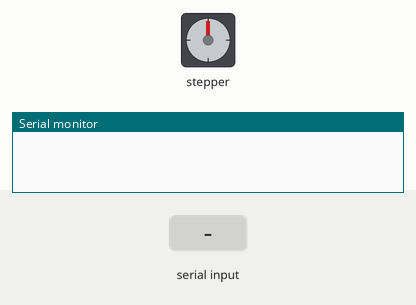
Recording of a sketch running on a simulated Arduino Uno, built with avr-gcc and run on an emulated ATmega328P. Shown: stepper motor, the last lines printed to the serial monitor. The test bench sets the inputs (shaded band). Stepper angles assume 200 steps per turn.

Above: at 1.2 s.
1.3 s: "1" received over Serial
At 1.45 s:
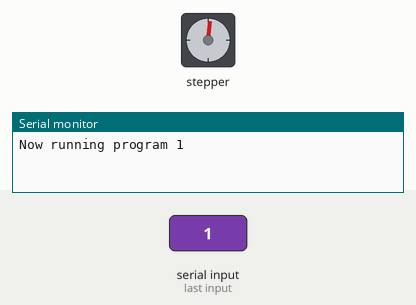
At 2.05 s:
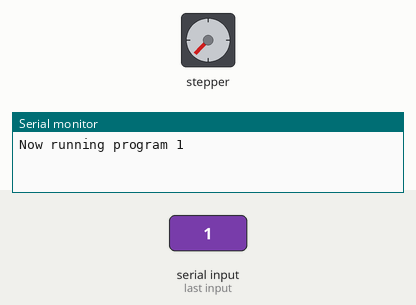
4.3 s: "2" received over Serial
7.3 s: byte 0 (0) received over Serial
10.4 s: "1" received over Serial
At 10.85 s:
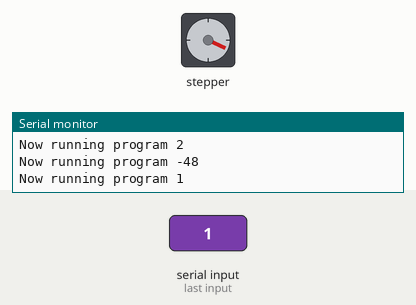
Timing chart, 0 to 63.9 s (numbered marks = the images above; inputs shaded):
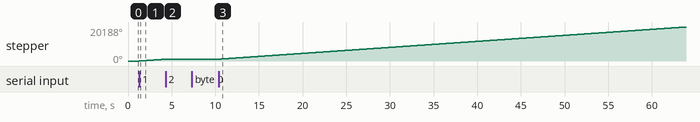

The sketch:

spinner.ino
```cpp
#include <Stepper.h>

#define STEPS 200

Stepper stepper(STEPS, 4, 5, 6, 7);
int program = 0;

void setup()
{
  Serial.begin(9600);
  // setSpeed(x), x given in RPMs
  stepper.setSpeed(60);
}

void loop()
{
  // Quick and dirty control for four different programs
  if (Serial.available() > 0) {
    program = Serial.read();
    program -= 48;
    Serial.print("Now running program ");
    Serial.println(program);
  }
  switch (program) {
    case 0: // stop aka do nothing
      break;
    case 1: // Program 1 - Rotate
      stepper.step(STEPS);
      break;
    case 2: // Program 2 - Wiggle
      stepper.step(STEPS/8);
      stepper.step(-STEPS/8);
    case 3: // Program 3 - Wiggle
      stepper.step(STEPS/16);
      stepper.step(-STEPS/16);
    case 4: // Program 4 - Wiggle
      stepper.step(STEPS/4);
      stepper.step(-STEPS/4);
    default: // do nothing
      break;
  }
//  stepper.step(-STEPS/8);
}
```

Measured:
- after the input at 1.3 s, stepper: keeps turning clockwise at about 359°/s, starting at once
- after the input at 10.4 s, stepper: keeps turning clockwise at about 357°/s, starting at once
